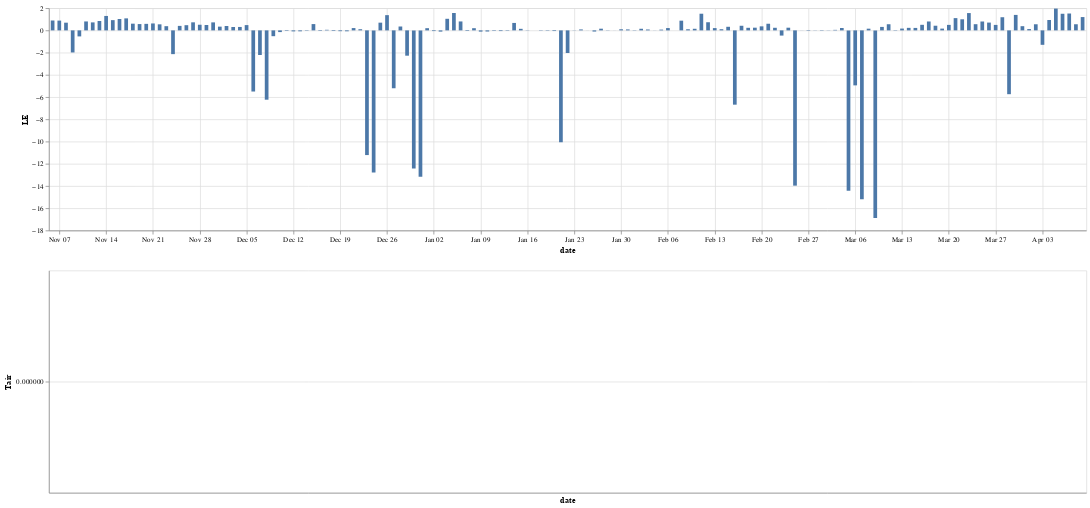

The notebook cell this image was saved under:
### Code cell
src = pd.DataFrame(daily_cumulative_sublimation_rate).reset_index()
src['date'] = pd.to_datetime(src['date'])
(
    alt.Chart(src).mark_bar().encode(
        alt.X('date:T'),
        alt.Y('LE:Q')
    ).properties(width=1400) 
    &
    alt.Chart(src).mark_bar().encode(
        alt.X('date:T'),
        alt.Y('Tair:Q')
    ).properties(width=1400) 
)

### Figure 1 — Vega-Lite specification as saved in the notebook (floating-point values rounded to 4 significant figures; data arrays with more than 128 entries replaced by an {"elided": "..."} marker saying what was removed)
{"config": {"view": {"continuousWidth": 400, "continuousHeight": 300}}, "vconcat": [{"mark": "bar", "encoding": {"x": {"field": "date", "type": "temporal"}, "y": {"field": "LE", "type": "quantitative"}}, "width": 1400}, {"mark": "bar", "encoding": {"x": {"field": "date", "type": "temporal"}, "y": {"field": "Tair", "type": "quantitative"}}, "width": 1400}], "data": {"name": "data-09d8f45d13e6254ad31c7249405e15e7"}, "$schema": "https://vega.github.io/schema/vega-lite/v4.17.0.json", "datasets": {"data-09d8f45d13e6254ad31c7249405e15e7": {"elided": "155 records"}}}
